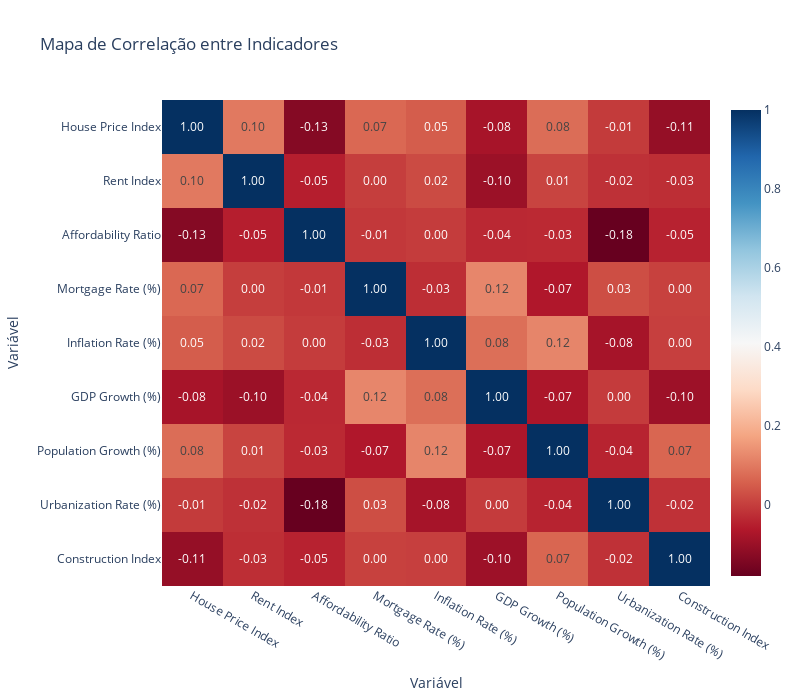

Notebook code for this chart:
### Markdown cell above
Um mapa de correlação é uma visualização gráfica que exibe a relação entre diferentes variáveis de um conjunto de dados. Ele é geralmente utilizado para mostrar como as variáveis estão correlacionadas entre si, usando uma matriz onde cada célula representa o valor da correlação entre duas variáveis. A correlação pode variar entre -1 e +1:

+1: Correlação positiva perfeita (quando uma variável aumenta, a outra também aumenta).

0: Nenhuma correlação (as variáveis não têm relação entre si).

-1: Correlação negativa perfeita (quando uma variável aumenta, a outra diminui).

Esses mapas podem ser gerados com diferentes escalas de cores, sendo comuns as representações em tons de azul (para correlações negativas) e vermelho (para correlações positivas).

### Code cell
colunas_numericas = [
    'House Price Index', 'Rent Index', 'Affordability Ratio',
    'Mortgage Rate (%)', 'Inflation Rate (%)', 'GDP Growth (%)',
    'Population Growth (%)', 'Urbanization Rate (%)', 'Construction Index'
]

# Remove valores ausentes
df_corr = df.dropna(subset=colunas_numericas)

# Calcula a matriz de correlação
corr = df_corr[colunas_numericas].corr()

# Gera o gráfico interativo
fig = px.imshow(
    corr,
    text_auto=".2f",
    color_continuous_scale="RdBu",
    aspect="auto",
    title="Mapa de Correlação entre Indicadores"
)

fig.update_layout(
    xaxis_title="Variável",
    yaxis_title="Variável",
    width=800,
    height=700
)

fig.show()

### Figure 1 — Plotly figure (JSON) as saved in the notebook; plotly's stock layout.template omitted (floating-point values rounded to 4 significant figures)
{"data": [{"coloraxis": "coloraxis", "hovertemplate": "x: %{x}<br>y: %{y}<br>color: %{z}<extra></extra>", "name": "0", "texttemplate": "%{z:.2f}", "type": "heatmap", "x": ["House Price Index", "Rent Index", "Affordability Ratio", "Mortgage Rate (%)", "Inflation Rate (%)", "GDP Growth (%)", "Population Growth (%)", "Urbanization Rate (%)", "Construction Index"], "xaxis": "x", "y": ["House Price Index", "Rent Index", "Affordability Ratio", "Mortgage Rate (%)", "Inflation Rate (%)", "GDP Growth (%)", "Population Growth (%)", "Urbanization Rate (%)", "Construction Index"], "yaxis": "y", "z": [[1, 0.09828, -0.1329, 0.06974, 0.05033, -0.08058, 0.07694, -0.005663, -0.1087], [0.09828, 1, -0.05338, -0.0006939, 0.02087, -0.0984, 0.008684, -0.02252, -0.02697], [-0.1329, -0.05338, 1, -0.01047, -0.003447, -0.03657, -0.03443, -0.1808, -0.04561], [0.06974, -0.0006939, -0.01047, 1, -0.02649, 0.1212, -0.06606, 0.02509, 0.004873], [0.05033, 0.02087, -0.003447, -0.02649, 1, 0.08069, 0.1192, -0.08171, 0.001767], [-0.08058, -0.0984, -0.03657, 0.1212, 0.08069, 1, -0.07145, -0.004604, -0.09513], [0.07694, 0.008684, -0.03443, -0.06606, 0.1192, -0.07145, 1, -0.0448, 0.06532], [-0.005663, -0.02252, -0.1808, 0.02509, -0.08171, -0.004604, -0.0448, 1, -0.02158], [-0.1087, -0.02697, -0.04561, 0.004873, 0.001767, -0.09513, 0.06532, -0.02158, 1]]}], "layout": {"coloraxis": {"colorscale": [[0, "rgb(103,0,31)"], [0.1, "rgb(178,24,43)"], [0.2, "rgb(214,96,77)"], [0.3, "rgb(244,165,130)"], [0.4, "rgb(253,219,199)"], [0.5, "rgb(247,247,247)"], [0.6, "rgb(209,229,240)"], [0.7, "rgb(146,197,222)"], [0.8, "rgb(67,147,195)"], [0.9, "rgb(33,102,172)"], [1, "rgb(5,48,97)"]]}, "height": 700, "title": {"text": "Mapa de Correlação entre Indicadores"}, "width": 800, "xaxis": {"anchor": "y", "domain": [0, 1], "title": {"text": "Variável"}}, "yaxis": {"anchor": "x", "autorange": "reversed", "domain": [0, 1], "title": {"text": "Variável"}}}}
